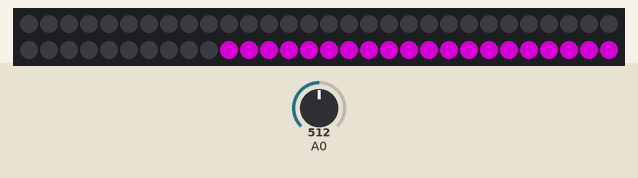
This sketch was run on a simulated Arduino Uno, built with avr-gcc and run on an emulated ATmega328P. Shown: 60 RGB LEDs in strip order, left to right, continuing on the next row. The inputs (shaded band) are chosen by the test bench; at power-on: A0 = 512. Dim RGB values are drawn brighter than linear.

Above: at 1.2 s.
1.3 s: A0 set to 716
At 1.53 s:
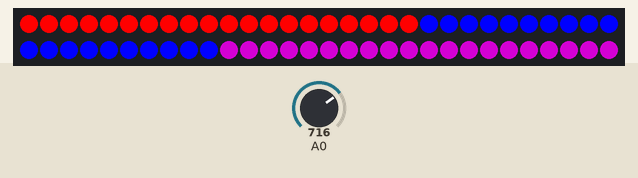
3.5 s: A0 set to 652
6.2 s: A0 set to 625
At 8.6 s:
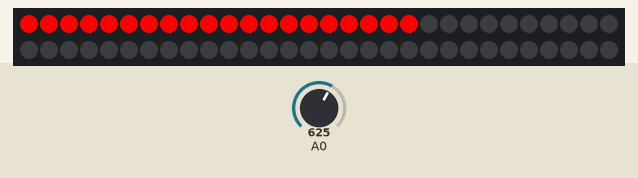
9.0 s: A0 set to 511
At 9.7 s:
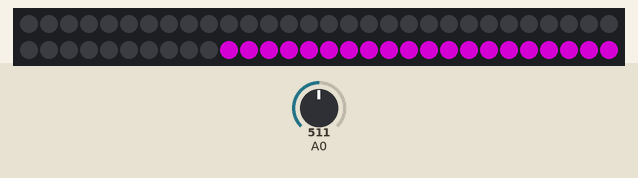
10.6 s: A0 set to 900
At 11.08 s:
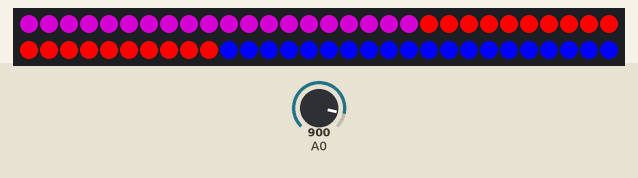
Timing chart, 0 to 13.6 s (numbered marks = the images above; inputs shaded):
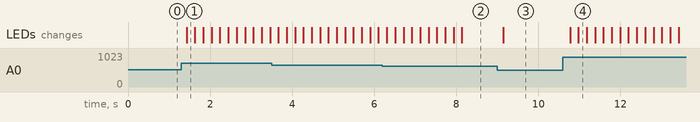

Measured:
- the behaviour switches between 636 and 635 on A0 (found by bisection; images 1 and 2)
- after the input at 1.3 s, the LEDs: change after 0.13 s (image 1)
- after the input at 6.2 s, the LEDs: first differ from a run without the input after 0.72 s (image 2)
- after the input at 9.0 s, the LEDs: change after 0.15 s (image 3)
- after the input at 10.6 s, the LEDs: first change after 0.18 s (image 4 shows a later state)

The sketch:

trafficLights.ino
```cpp
#include <Adafruit_NeoPixel.h>
#define LED_PIN 6
#define LED_COUNT 60
#include "RunningAverage.h"

RunningAverage myRA(20);
int samples = 0;
int sensorValue, caseCount;
int Run_ave;
  Adafruit_NeoPixel strip(LED_COUNT, LED_PIN, NEO_GRB + NEO_KHZ800);
void setup ()
{
//  Serial.begin (9600);
  myRA.clear();
  strip.begin();
}
void loop ()
{
  sensorValue = analogRead(A0);
  myRA.addValue(sensorValue);
  Run_ave = (myRA.getAverage());
  samples++;
//  Serial.print("Running Average: ");
//  Serial.println(Run_ave);
//  Serial.println("Reading:");

  uint32_t empty = strip.Color(0, 0, 0);

    if (sensorValue > Run_ave + 70)
    {
      uint32_t red = strip.Color(255, 0, 0);
      uint32_t blue = strip.Color(0, 0, 255);
      uint32_t magenta = strip.Color(128, 0, 128);

      for (int i=1; i<=3 ; i++){
      strip.fill(red, 0, 20);
      strip.fill(blue, 20, 20);
      strip.fill(magenta, 40, 20);
      strip.show();
      delay(200);
      strip.fill(magenta, 0, 20);
      strip.fill(red, 20, 20);
      strip.fill(blue, 40, 20);
      strip.show();
      delay(200);
      strip.fill(blue, 0, 20);
      strip.fill(magenta, 20, 20);
      strip.fill(red, 40, 20);
      strip.show();
      delay(200);
      }
      }

  else if (sensorValue > Run_ave + 50)
    {
      uint32_t red = strip.Color(255, 0, 0);
      uint32_t blue = strip.Color(0, 0, 255);
      Serial.println(sensorValue);
      for (int i=1; i<=3 ; i++){
      strip.fill(red, 0, 20);
      strip.fill(empty, 20, 20);
      strip.fill(empty, 40, 20);
      strip.show();
      delay(200);
      strip.fill(blue, 0, 20);
      strip.fill(empty, 20, 20);
      strip.fill(empty, 40, 20);
      strip.show();
      delay(200);
      }
    }
  else if (sensorValue > Run_ave + 25)
    {
      uint32_t red = strip.Color(255, 0, 0);
      Serial.println(sensorValue);
      strip.fill(red, 0, 20);
      strip.fill(empty, 20, 20);
      strip.fill(empty, 40, 20);
      strip.show();
      delay(500);
    }
  else if (sensorValue > Run_ave + 15)
    {
      uint32_t blue = strip.Color(0, 0, 255);
      strip.fill(empty, 0, 20);
      strip.fill(blue, 20, 20);
      strip.fill(empty, 40, 20);
      strip.show();
      delay(500);
    }
   else {
    uint32_t magenta = strip.Color(128, 0, 128);
    strip.fill(empty, 0, 20);
    strip.fill(empty, 20, 20);
    strip.fill(magenta, 40, 20);
    strip.show();
    delay(200);
   }
  if (samples == 300)
  {
    samples = 0;
    myRA.clear();
  }
  }
```
